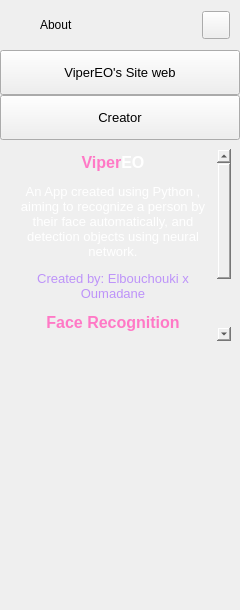
        <widget class="QFrame" name="extraLeftBox">
         <property name="minimumSize">
          <size>
           <width>0</width>
           <height>0</height>
          </size>
         </property>
         <property name="maximumSize">
          <size>
           <width>0</width>
           <height>16777215</height>
          </size>
         </property>
         <property name="frameShape">
          <enum>QFrame::NoFrame</enum>
         </property>
         <property name="frameShadow">
          <enum>QFrame::Raised</enum>
         </property>
         <layout class="QVBoxLayout" name="extraColumLayout">
          <property name="spacing">
           <number>0</number>
          </property>
          <property name="leftMargin">
           <number>0</number>
          </property>
          <property name="topMargin">
           <number>0</number>
          </property>
          <property name="rightMargin">
           <number>0</number>
          </property>
          <property name="bottomMargin">
           <number>0</number>
          </property>
          <item>
           <widget class="QFrame" name="extraTopBg">
            <property name="minimumSize">
             <size>
              <width>0</width>
              <height>50</height>
             </size>
            </property>
            <property name="maximumSize">
             <size>
              <width>16777215</width>
              <height>50</height>
             </size>
            </property>
            <property name="frameShape">
             <enum>QFrame::NoFrame</enum>
            </property>
            <property name="frameShadow">
             <enum>QFrame::Raised</enum>
            </property>
            <layout class="QVBoxLayout" name="verticalLayout_5">
             <property name="spacing">
              <number>0</number>
             </property>
             <property name="leftMargin">
              <number>0</number>
             </property>
             <property name="topMargin">
              <number>0</number>
             </property>
             <property name="rightMargin">
              <number>0</number>
             </property>
             <property name="bottomMargin">
              <number>0</number>
             </property>
             <item>
              <layout class="QGridLayout" name="extraTopLayout">
               <property name="leftMargin">
                <number>10</number>
               </property>
               <property name="rightMargin">
                <number>10</number>
               </property>
               <property name="horizontalSpacing">
                <number>10</number>
               </property>
               <property name="verticalSpacing">
                <number>0</number>
               </property>
               <item row="0" column="0">
                <widget class="QFrame" name="extraIcon">
                 <property name="minimumSize">
                  <size>
                   <width>20</width>
                   <height>0</height>
                  </size>
                 </property>
                 <property name="maximumSize">
                  <size>
                   <width>20</width>
                   <height>20</height>
                  </size>
                 </property>
                 <property name="frameShape">
                  <enum>QFrame::NoFrame</enum>
                 </property>
                 <property name="frameShadow">
                  <enum>QFrame::Raised</enum>
                 </property>
                </widget>
               </item>
               <item row="0" column="2">
                <widget class="QPushButton" name="extraCloseColumnBtn">
                 <property name="minimumSize">
                  <size>
                   <width>28</width>
                   <height>28</height>
                  </size>
                 </property>
                 <property name="maximumSize">
                  <size>
                   <width>28</width>
                   <height>28</height>
                  </size>
                 </property>
                 <property name="cursor">
                  <cursorShape>PointingHandCursor</cursorShape>
                 </property>
                 <property name="toolTip">
                  <string>Close left box</string>
                 </property>
                 <property name="text">
                  <string/>
                 </property>
                 <property name="icon">
                  <iconset resource="resources.qrc">
                   <normaloff>:/icons/images/icons/icon_close.png</normaloff>:/icons/images/icons/icon_close.png</iconset>
                 </property>
                 <property name="iconSize">
                  <size>
                   <width>20</width>
                   <height>20</height>
                  </size>
                 </property>
                </widget>
               </item>
               <item row="0" column="1">
                <widget class="QLabel" name="extraLabel">
                 <property name="minimumSize">
                  <size>
                   <width>150</width>
                   <height>0</height>
                  </size>
                 </property>
                 <property name="text">
                  <string>About</string>
                 </property>
                </widget>
               </item>
              </layout>
             </item>
            </layout>
           </widget>
          </item>
          <item>
           <widget class="QFrame" name="extraContent">
            <property name="frameShape">
             <enum>QFrame::NoFrame</enum>
            </property>
            <property name="frameShadow">
             <enum>QFrame::Raised</enum>
            </property>
            <layout class="QVBoxLayout" name="verticalLayout_12">
             <property name="spacing">
              <number>0</number>
             </property>
             <property name="leftMargin">
              <number>0</number>
             </property>
             <property name="topMargin">
              <number>0</number>
             </property>
             <property name="rightMargin">
              <number>0</number>
             </property>
             <property name="bottomMargin">
              <number>20</number>
             </property>
             <item alignment="Qt::AlignTop">
              <widget class="QFrame" name="extraTopMenu">
               <property name="frameShape">
                <enum>QFrame::NoFrame</enum>
               </property>
               <property name="frameShadow">
                <enum>QFrame::Raised</enum>
               </property>
               <layout class="QVBoxLayout" name="verticalLayout_11">
                <property name="spacing">
                 <number>0</number>
                </property>
                <property name="leftMargin">
                 <number>0</number>
                </property>
                <property name="topMargin">
                 <number>0</number>
                </property>
                <property name="rightMargin">
                 <number>0</number>
                </property>
                <property name="bottomMargin">
                 <number>0</number>
                </property>
                <item>
                 <widget class="QPushButton" name="btn_WEB">
                  <property name="sizePolicy">
                   <sizepolicy hsizetype="Expanding" vsizetype="Fixed">
                    <horstretch>0</horstretch>
                    <verstretch>0</verstretch>
                   </sizepolicy>
                  </property>
                  <property name="minimumSize">
                   <size>
                    <width>0</width>
                    <height>45</height>
                   </size>
                  </property>
                  <property name="font">
                   <font>
                    <family>Segoe UI</family>
                    <pointsize>10</pointsize>
                    <weight>50</weight>
                    <italic>false</italic>
                    <bold>false</bold>
                   </font>
                  </property>
                  <property name="cursor">
                   <cursorShape>PointingHandCursor</cursorShape>
                  </property>
                  <property name="layoutDirection">
                   <enum>Qt::LeftToRight</enum>
                  </property>
                  <property name="styleSheet">
                   <string notr="true">background-image: url(:/icons/images/icons/cil-equalizer.png);</string>
                  </property>
                  <property name="text">
                   <string>ViperEO's Site web</string>
                  </property>
                 </widget>
                </item>
                <item>
                 <widget class="QPushButton" name="btn_LinkedIn">
                  <property name="sizePolicy">
                   <sizepolicy hsizetype="Expanding" vsizetype="Fixed">
                    <horstretch>0</horstretch>
                    <verstretch>0</verstretch>
                   </sizepolicy>
                  </property>
                  <property name="minimumSize">
                   <size>
                    <width>0</width>
                    <height>45</height>
                   </size>
                  </property>
                  <property name="font">
                   <font>
                    <family>Segoe UI</family>
                    <pointsize>10</pointsize>
                    <weight>50</weight>
                    <italic>false</italic>
                    <bold>false</bold>
                   </font>
                  </property>
                  <property name="cursor">
                   <cursorShape>PointingHandCursor</cursorShape>
                  </property>
                  <property name="layoutDirection">
                   <enum>Qt::LeftToRight</enum>
                  </property>
                  <property name="styleSheet">
                   <string notr="true">background-image: url(:/mine/linkedIn.png);</string>
                  </property>
                  <property name="text">
                   <string>Creator</string>
                  </property>
                 </widget>
                </item>
               </layout>
              </widget>
             </item>
             <item>
              <widget class="QFrame" name="extraCenter">
               <property name="frameShape">
                <enum>QFrame::NoFrame</enum>
               </property>
               <property name="frameShadow">
                <enum>QFrame::Raised</enum>
               </property>
               <layout class="QVBoxLayout" name="verticalLayout_10">
                <item>
                 <widget class="QTextEdit" name="textEdit">
                  <property name="minimumSize">
                   <size>
                    <width>222</width>
                    <height>0</height>
                   </size>
                  </property>
                  <property name="styleSheet">
                   <string notr="true">background: transparent;</string>
                  </property>
                  <property name="frameShape">
                   <enum>QFrame::NoFrame</enum>
                  </property>
                  <property name="readOnly">
                   <bool>true</bool>
                  </property>
                  <property name="html">
                   <string>&lt;!DOCTYPE HTML PUBLIC &quot;-//W3C//DTD HTML 4.0//EN&quot; &quot;http://www.w3.org/TR/REC-html40/strict.dtd&quot;&gt;
&lt;html&gt;&lt;head&gt;&lt;meta name=&quot;qrichtext&quot; content=&quot;1&quot; /&gt;&lt;style type=&quot;text/css&quot;&gt;
p, li { white-space: pre-wrap; }
&lt;/style&gt;&lt;/head&gt;&lt;body style=&quot; font-family:'Segoe UI'; font-size:10pt; font-weight:400; font-style:normal;&quot;&gt;
&lt;p align=&quot;center&quot; style=&quot; margin-top:12px; margin-bottom:12px; margin-left:0px; margin-right:0px; -qt-block-indent:0; text-indent:0px;&quot;&gt;&lt;span style=&quot; font-size:12pt; font-weight:600; color:#ff79c6;&quot;&gt;Viper&lt;/span&gt;&lt;span style=&quot; font-size:12pt; font-weight:600; color:#ffffff;&quot;&gt;EO&lt;/span&gt;&lt;/p&gt;
&lt;p align=&quot;center&quot; style=&quot; margin-top:12px; margin-bottom:12px; margin-left:0px; margin-right:0px; -qt-block-indent:0; text-indent:0px;&quot;&gt;&lt;span style=&quot; color:#ffffff;&quot;&gt;An App created using Python , aiming to recognize a person by their face automatically, and detection objects using neural network.&lt;/span&gt;&lt;/p&gt;
&lt;p align=&quot;center&quot; style=&quot; margin-top:12px; margin-bottom:12px; margin-left:0px; margin-right:0px; -qt-block-indent:0; text-indent:0px;&quot;&gt;&lt;span style=&quot; color:#bd93f9;&quot;&gt;Created by: Elbouchouki x Oumadane&lt;/span&gt;&lt;/p&gt;
&lt;p align=&quot;center&quot; style=&quot; margin-top:12px; margin-bottom:12px; margin-left:0px; margin-right:0px; -qt-block-indent:0; text-indent:0px;&quot;&gt;&lt;span style=&quot; font-size:12pt; font-weight:600; color:#ff79c6;&quot;&gt;Face Recognition&lt;/span&gt;&lt;/p&gt;
&lt;p align=&quot;center&quot; style=&quot; margin-top:12px; margin-bottom:12px; margin-left:0px; margin-right:0px; -qt-block-indent:0; text-indent:0px;&quot;&gt;&lt;span style=&quot; font-size:9pt; color:#ffffff;&quot;&gt;opencv &amp;amp; face detection librarie&lt;/span&gt;&lt;/p&gt;
&lt;p align=&quot;center&quot; style=&quot; margin-top:12px; margin-bottom:12px; margin-left:0px; margin-right:0px; -qt-block-indent:0; text-indent:0px;&quot;&gt;&lt;span style=&quot; font-size:12pt; font-weight:600; color:#ff79c6;&quot;&gt;Object Detection&lt;/span&gt;&lt;/p&gt;
&lt;p align=&quot;center&quot; style=&quot; margin-top:12px; margin-bottom:12px; margin-left:0px; margin-right:0px; -qt-block-indent:0; text-indent:0px;&quot;&gt;&lt;span style=&quot; font-size:9pt; color:#ffffff;&quot;&gt;YOLOv£ &amp;amp; darknet neural network&lt;/span&gt;&lt;/p&gt;&lt;/body&gt;&lt;/html&gt;</string>
                  </property>
                 </widget>
                </item>
               </layout>
              </widget>
             </item>
             <item>
              <widget class="QFrame" name="extraBottom">
               <property name="minimumSize">
                <size>
                 <width>0</width>
                 <height>240</height>
                </size>
               </property>
               <property name="frameShape">
                <enum>QFrame::NoFrame</enum>
               </property>
               <property name="frameShadow">
                <enum>QFrame::Raised</enum>
               </property>
               <layout class="QVBoxLayout" name="verticalLayout_22">
                <property name="spacing">
                 <number>0</number>
                </property>
                <property name="leftMargin">
                 <number>5</number>
                </property>
                <property name="topMargin">
                 <number>5</number>
                </property>
                <property name="rightMargin">
                 <number>5</number>
                </property>
                <property name="bottomMargin">
                 <number>5</number>
                </property>
                <item>
                 <widget class="QLabel" name="partnership">
                  <property name="minimumSize">
                   <size>
                    <width>230</width>
                    <height>230</height>
                   </size>
                  </property>
                  <property name="maximumSize">
                   <size>
                    <width>230</width>
                    <height>230</height>
                   </size>
                  </property>
                  <property name="text">
                   <string/>
                  </property>
                  <property name="pixmap">
                   <pixmap resource="resources.qrc">:/images/partnerShipv2.png</pixmap>
                  </property>
                  <property name="scaledContents">
                   <bool>true</bool>
                  </property>
                 </widget>
                </item>
               </layout>
              </widget>
             </item>
            </layout>
           </widget>
          </item>
         </layout>
        </widget>
